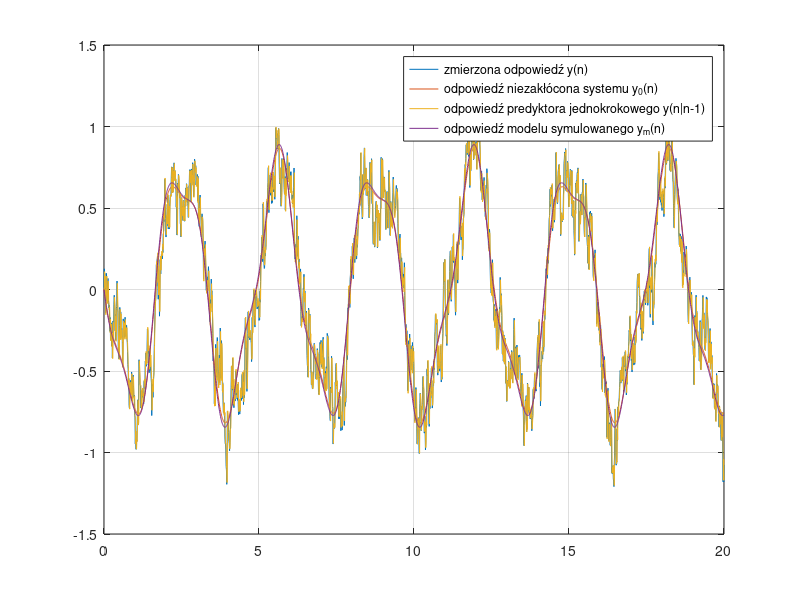

Write the MATLAB code that produced this figure.
close all; clear; clc;

%% Wyświetlenie danych pomiarowych
load IdentWsadowaDyn.mat

Tp = 0.01;
n = 1:length(DaneDynC);
u = DaneDynC(n, 1);
y = DaneDynC(n, 2);

N = length(u);

%% Podział danych pomiarowych na 2 podzbiory
u_est = u(1:fix(N/2));
u_wer = u(fix(N/2)+1:end);

y_est = y(1:fix(N/2));
y_wer = y(fix(N/2)+1:end);

N_est = length(u_est);
N_wer = length(u_wer);
d = 2;

%% Identyfikacja - LS
Phi = zeros(N_est, d);
for k=2:N_est
    Phi(k, :) = [y_est(k-1), u_est(k-1)];
end

pLS = pinv(Phi) * y_est;

%% Identyfikacja - IV
Gq = tf(pLS(2), [1, -pLS(1)], Tp);
x = lsim(Gq, u_est, (0:N_est-1) * Tp);

Z = zeros(N_est, d);
for k=2:N_est
    Z(k, :) = [x(k-1), u_est(k-1)];
end

pIV = inv(Z' * Phi) * Z' * y_est;

T_hat = -Tp / log(pIV(1));
k_hat = pIV(2) / (1 - pIV(1));

%% Wykresy
G0 = tf(2.0, [0.5, 1]);
Gm = tf(k_hat, [T_hat, 1]);
t_wer = (0:N_wer-1) * Tp;

y0 = lsim(G0, u_wer, t_wer);
y_hat = zeros(N_wer, 1);
for k=2:N_wer
    y_hat(k) = pIV(1) * y_wer(k-1) + pIV(2) * u_wer(k-1);
end
ym = lsim(Gm, u_wer, t_wer);

figure
plot(t_wer, y_wer)
hold on
plot(t_wer, y0)
plot(t_wer, y_hat)
plot(t_wer, ym)
legend('zmierzona odpowiedź y(n)', 'odpowiedź niezakłócona systemu y_0(n)', 'odpowiedź predyktora jednokrokowego y(n|n-1)', 'odpowiedź modelu symulowanego y_m(n)')
grid on

%% Wskaźniki
V_p = 1/N_wer * sum((y_wer - y_hat).^2);
V_m = 1/N_wer * sum((y0 - ym).^2);
